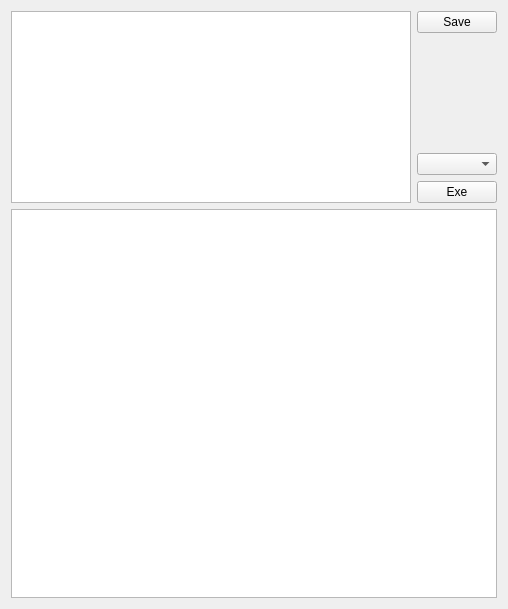
<?xml version="1.0" encoding="UTF-8"?>
<ui version="4.0">
 <class>widget</class>
 <widget class="QWidget" name="widget">
  <property name="geometry">
   <rect>
    <x>0</x>
    <y>0</y>
    <width>508</width>
    <height>609</height>
   </rect>
  </property>
  <property name="windowTitle">
   <string>DB_Viewer</string>
  </property>
  <layout class="QVBoxLayout" name="verticalLayout_2">
   <item>
    <layout class="QHBoxLayout" name="horizontalLayout">
     <item>
      <widget class="QPlainTextEdit" name="plainTextEdit">
       <property name="maximumSize">
        <size>
         <width>16777215</width>
         <height>16777215</height>
        </size>
       </property>
      </widget>
     </item>
     <item>
      <layout class="QVBoxLayout" name="verticalLayout">
       <item>
        <widget class="QPushButton" name="pushButton_2">
         <property name="text">
          <string>Save</string>
         </property>
        </widget>
       </item>
       <item>
        <spacer name="verticalSpacer">
         <property name="orientation">
          <enum>Qt::Orientation::Vertical</enum>
         </property>
         <property name="sizeHint" stdset="0">
          <size>
           <width>20</width>
           <height>40</height>
          </size>
         </property>
        </spacer>
       </item>
       <item>
        <widget class="QComboBox" name="comboBox"/>
       </item>
       <item>
        <widget class="QPushButton" name="pushButton">
         <property name="text">
          <string>Exe</string>
         </property>
        </widget>
       </item>
      </layout>
     </item>
    </layout>
   </item>
   <item>
    <widget class="QTableView" name="tableView">
     <property name="sizePolicy">
      <sizepolicy hsizetype="Expanding" vsizetype="Expanding">
       <horstretch>0</horstretch>
       <verstretch>1</verstretch>
      </sizepolicy>
     </property>
    </widget>
   </item>
  </layout>
 </widget>
 <resources/>
 <connections>
  <connection>
   <sender>pushButton</sender>
   <signal>clicked()</signal>
   <receiver>widget</receiver>
   <slot>db_query()</slot>
   <hints>
    <hint type="sourcelabel">
     <x>407</x>
     <y>263</y>
    </hint>
    <hint type="destinationlabel">
     <x>253</x>
     <y>304</y>
    </hint>
   </hints>
  </connection>
  <connection>
   <sender>pushButton_2</sender>
   <signal>clicked()</signal>
   <receiver>widget</receiver>
   <slot>save_sql()</slot>
   <hints>
    <hint type="sourcelabel">
     <x>456</x>
     <y>23</y>
    </hint>
    <hint type="destinationlabel">
     <x>253</x>
     <y>304</y>
    </hint>
   </hints>
  </connection>
 </connections>
 <slots>
  <slot>db_query()</slot>
  <slot>save_sql()</slot>
 </slots>
</ui>
